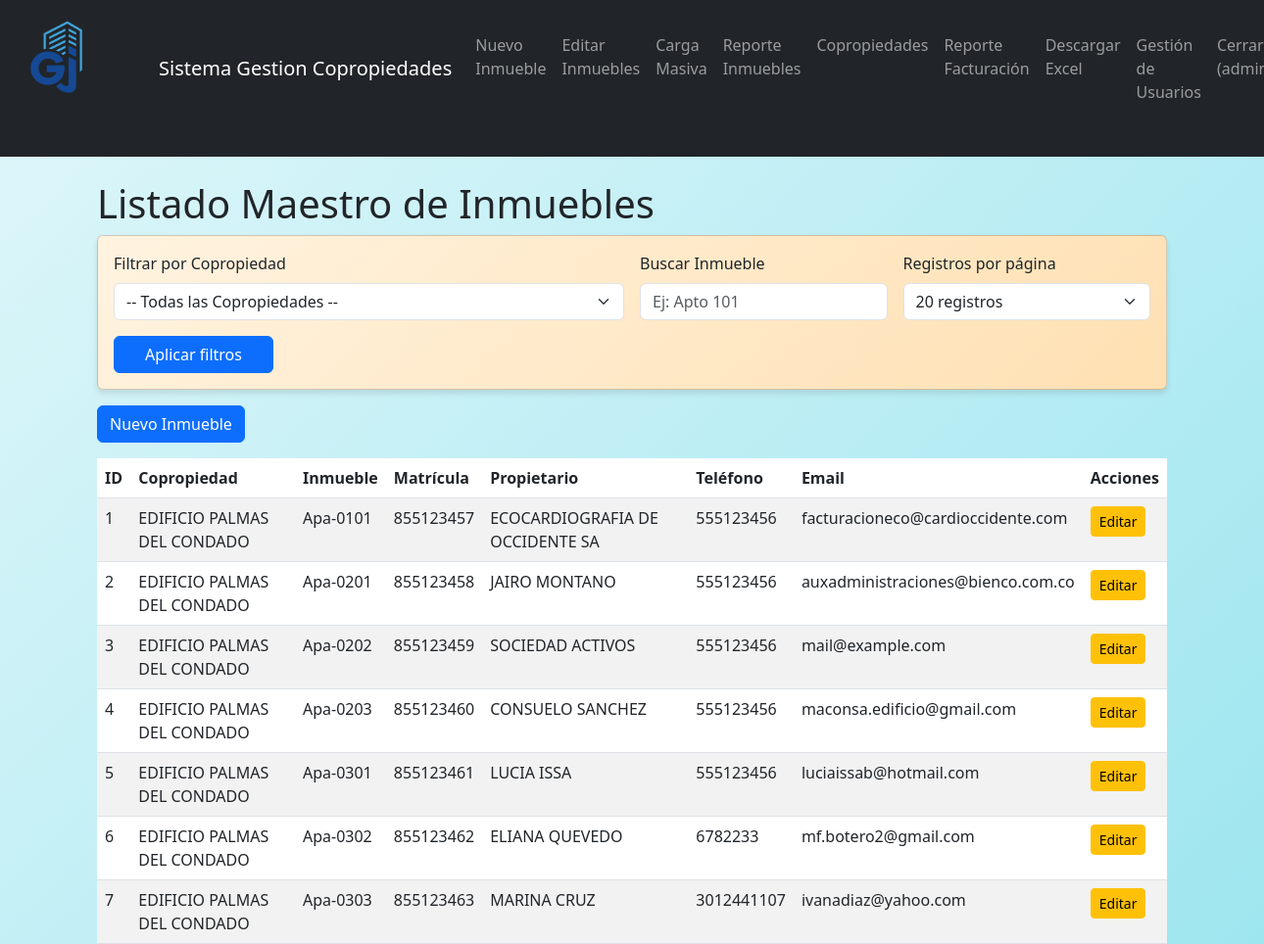
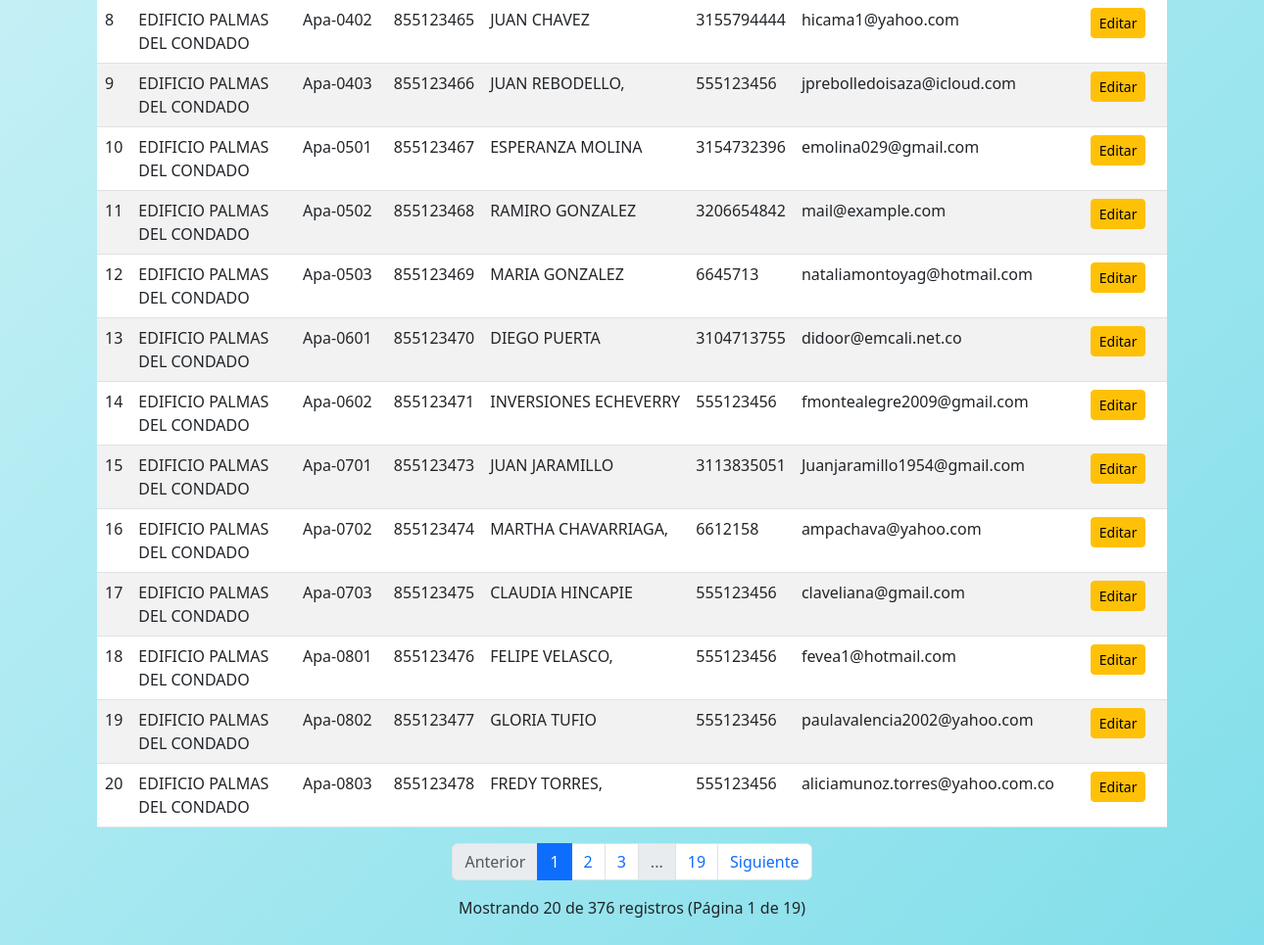
Before: /propiedades (signed in) with the older database file (2 pictures, top to bottom).
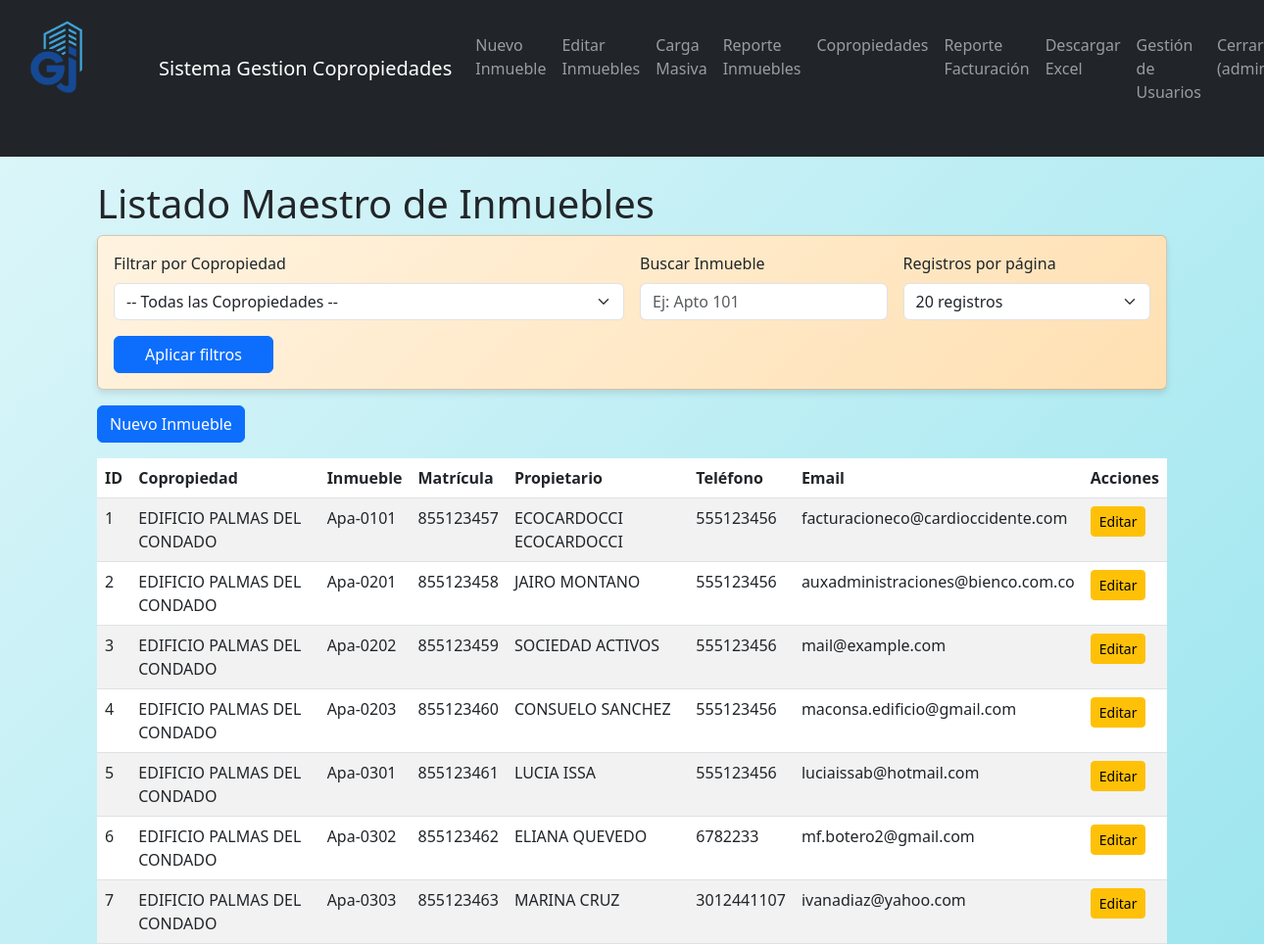
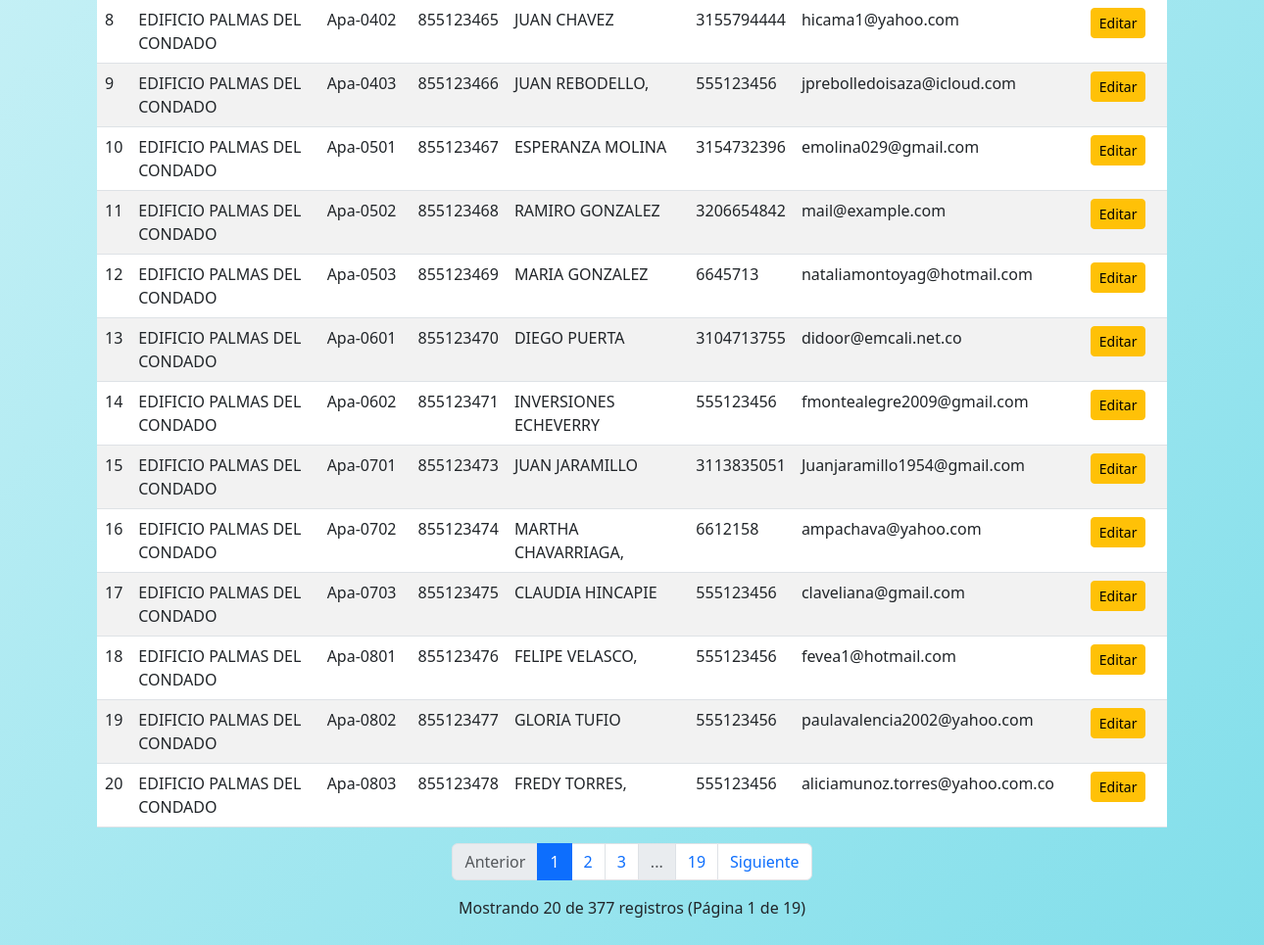
After: the same page with the newer database file (2 pictures, top to bottom).
### app/models.py (models this page shows, shortened)
class PropiedadData(db.Model):
    __tablename__ = 'propiedad_data' # Nombre explícito de la tabla
    id = db.Column(db.Integer, primary_key=True)
    inmueble = db.Column(db.String(200), nullable=False)
    modelo = db.Column(db.String(100))
    principal = db.Column(db.Boolean, default=False)
    agrupar_por = db.Column(db.String(100)) # 'Agruparpor'
    matricula = db.Column(db.String(100), unique=True, nullable=False)
    telefono = db.Column(db.String(50), nullable=False)
    coeficiente = db.Column(db.Float)
    copropiedad_id = db.Column(db.Integer, db.ForeignKey('copropiedad.id'), nullable=False)
    tipo_persona = db.Column(db.String(50), nullable=False) # "Natural" o "Jurídica"
    primer_nombre = db.Column(db.String(100)) # Opcional si es Jurídica
    segundo_nombre = db.Column(db.String(100))
    primer_apellido = db.Column(db.String(100)) # Opcional si es Jurídica
    segundo_apellido = db.Column(db.String(100))
    razon_social = db.Column(db.String(255)) # Opcional si es Natural
    tipo_id = db.Column(db.String(50), nullable=False) # "CC", "NIT", "CE", etc.
    identificacion = db.Column(db.String(100), unique=True, nullable=False)
    dv = db.Column(db.String(1)) # Dígito de Verificación
    email = db.Column(db.String(120), nullable=False)
    direccion = db.Column(db.String(255), nullable=False)
    fecha_inicio_facturacion = db.Column(db.Date)
    fecha_ingreso = db.Column(db.Date)
    periodo_de_gracia = db.Column(db.Integer)  # en días o meses según se necesite
    valor_a_pagar_inmueble = db.Column(db.Float)
    valor_presupuesto = db.Column(db.Float)
    valor_a_pagar_constructora = db.Column(db.Float)
    valor_a_pagar_propietario = db.Column(db.Float)

class Copropiedad(db.Model):
    __tablename__ = 'copropiedad'
    id = db.Column(db.Integer, primary_key=True)
    nombre = db.Column(db.String(200), nullable=False, unique=True)
    direccion = db.Column(db.String(255), nullable=False)
    nit = db.Column(db.String(20), nullable=True)
    telefono = db.Column(db.String(50), nullable=True)
    email = db.Column(db.String(120), nullable=True)
    fecha_creacion = db.Column(db.Date, default=db.func.current_date())
    numero_unidades = db.Column(db.Integer, nullable=True)
    propiedades = db.relationship('PropiedadData', backref='copropiedad', lazy=True)

### app/routes.py (the view)
@main_bp.route('/propiedades')
@login_required
def list_propiedades():
    copropiedad_id = request.args.get('copropiedad_id', type=int)
    search_term = request.args.get('search', '')
    page = request.args.get('page', 1, type=int)
    per_page = request.args.get('per_page', 20, type=int)  # Por defecto 20 registros por página
    query = PropiedadData.query
    if copropiedad_id:
        query = query.filter_by(copropiedad_id=copropiedad_id)
    if search_term:
        query = query.filter(PropiedadData.inmueble.ilike(f'%{search_term}%'))
    pagination = query.paginate(page=page, per_page=per_page, error_out=False)
    propiedades = pagination.items
    copropiedades = Copropiedad.query.all()
    return render_template(
        'propiedades/list.html',
        title='Listado de Inmuebles',
        propiedades=propiedades,
        copropiedades=copropiedades,
        copropiedad_id=copropiedad_id,
        search_term=search_term,
        pagination=pagination,
        per_page=per_page
    )

### app/models.py (called while the page is built)
@login_manager.user_loader
def load_user(user_id):
    return User.query.get(int(user_id))

### app/templates/propiedades/list.html (shortened to what the changed rows need)
{% extends "base.html" %}
{% block content %}
<div class="container">
    <h1>Listado Maestro de Inmuebles</h1>
    <div class="table-responsive">
        <table class="table table-striped">
            <thead>
                <tr>
                    <th>ID</th>
                    <th>Copropiedad</th>
                    <th>Inmueble</th>
                    <th>Matrícula</th>
                    <th>Propietario</th>
                    <th>Teléfono</th>
                    <th>Email</th>
                    <th>Acciones</th>
                </tr>
            </thead>
            <tbody>
                {% for propiedad in propiedades %}
                <tr>
                    <td>{{ propiedad.id }}</td>
                    <td>{{ propiedad.copropiedad.nombre if propiedad.copropiedad else "No asignada" }}</td>
                    <td>{{ propiedad.inmueble }}</td>
                    <td>{{ propiedad.matricula }}</td>
                    <td>
                        {% if propiedad.tipo_persona == 'Natural' %}
                            {{ propiedad.primer_nombre }} {{ propiedad.primer_apellido }}
                        {% else %}
                            {{ propiedad.razon_social }}
                        {% endif %}
                    </td>
                    <td>{{ propiedad.telefono }}</td>
                    <td>{{ propiedad.email }}</td>
                    <td>
                        <a href="{{ url_for('main.edit_propiedad', id=propiedad.id) }}" class="btn btn-sm btn-warning">Editar</a>
                    </td>
                </tr>
                {% endfor %}
            </tbody>
        </table>
    </div>
    <div class="mt-3 text-center">
        <p>Mostrando {{ propiedades|length }} de {{ pagination.total }} registros (Página {{ pagination.page }} de {{ pagination.pages }})</p>
    </div>
</div>
{% endblock %}

Changed rows visible on the page:
changed PropiedadData "Apa-0101": primer_nombre (not shown) → "ECOCARDOCCI"; primer_apellido (not shown) → "ECOCARDOCCI"; razon_social "ECOCARDIOGRAFIA DE OCCIDENTE SA" → (not shown)
Other visible differences:
{{ pagination.total }}: "376" → "377"
